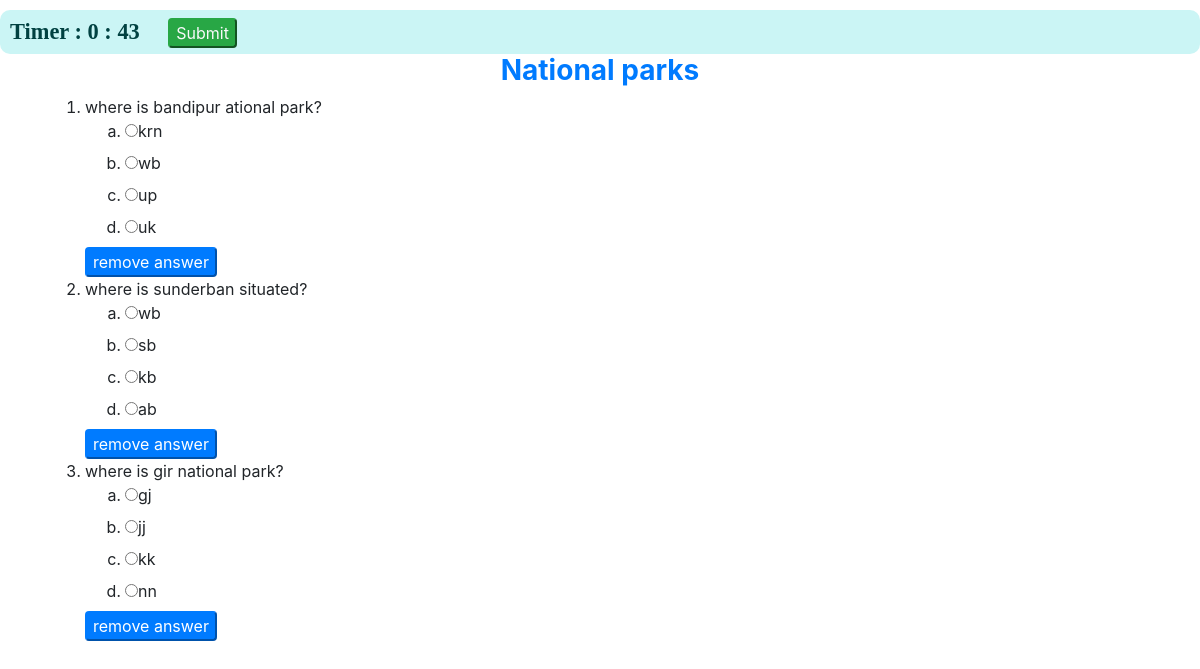
The app's page /paper/3/ (signed in) with its own data.
### home/models.py (models this page shows, shortened)
class Topic(models.Model):
    topic_name = models.CharField(max_length=30)
    dateOfUpload = models.DateTimeField(default=timezone.now)
    tTime = models.IntegerField(default=0)
    tpq=models.IntegerField(default=15)
    published = models.BooleanField(default=False)

class Questions(models.Model):
    topic = models.ForeignKey(Topic, on_delete=models.CASCADE)
    question = models.TextField()
    option1 = models.CharField(max_length=30)
    option2 = models.CharField(max_length=30)
    option3 = models.CharField(max_length=30)
    option4 = models.CharField(max_length=30)
    answer = models.CharField(max_length=30)

### paper/views.py (the view)
# urls.py: path('<int:topic_id>/', views.qPaper, name='paper'),
def qPaper(request, topic_id):
    if not request.user.is_authenticated:
        return redirect("%s?next=%s" % (settings.LOGIN_URL, request.path))
    elif len(Marksheet.objects.filter(user=request.user, topic_id=topic_id)) != 0:
        return redirect("%s/timeline" % (settings.MAIN_URL))
    else:
        t = Topic.objects.get(id=topic_id)
        que = Questions.objects.filter(topic__id=topic_id)
        if t.tTime != len(que)*t.tpq:
            t.tTime = len(que)*t.tpq
            t.save()
        return render(request, 'paper/paper.html', {'que': que, 'topic_id': topic_id, 't': t})

### paper/templates/paper/paper.html (shortened to what this page needs)
{% load static %}
<!doctype html>
<html lang="en">
<head>
    <link rel="stylesheet" href="{% static 'css/bootstrap-grid.css' %}">
    <link rel="stylesheet" href="{% static 'css/bootstrap-grid.min.css' %}">
    <link rel="stylesheet" href="{% static 'css/bootstrap-reboot.css' %}">
    <link rel="stylesheet" href="{% static 'css/bootstrap-reboot.min.css' %}">
    <link rel="stylesheet" href="{% static 'css/bootstrap.css' %}">
    <link rel="stylesheet" href="{% static 'css/bootstrap.min.css' %}">
</head>
<body>
    <div class="timer">
        <span>Timer : <span id="min">0m</span> : <span id="sec">0s</span></span>
        <input class="btn-success rounded text-light ml-4" type="button" value="Submit">
    </div>
    <div class="text-center">
        <h3 class="font-weight-bold text-primary">
            {{t.topic_name|capfirst}}
        </h3>
    </div>
    <div class="container">
        <form id="myForm" action="../paper_submit/{{topic_id}}/" method="post">
            <ol>
                {% for q in que %}
                <div>
                    <div>
                        <li>
                            {{q.question}}
                        </li>
                        <ol type="a">
                            <li>
                                <input type="radio" name="{{q.id}}" value="{{q.option1}}"><label
                                    for="{{q.option1}}">{{q.option1}}</label>
                            </li>
                            <li>
                                <input type="radio" name="{{q.id}}" value="{{q.option2}}"><label
                                    for="{{q.option2}}">{{q.option2}}</label>
                            </li>
                            <li>
                                <input type="radio" name="{{q.id}}" value="{{q.option3}}"><label
                                    for="{{q.option3}}">{{q.option3}}</label>
                            </li>
                            <li>
                                <input type="radio" name="{{q.id}}" value="{{q.option4}}"><label
                                    for="{{q.option4}}">{{q.option4}}</label>
                            </li>
                        </ol>
                        <input id={{q.id}} class="btn-primary rounded" type="button" value="remove answer">
                    </div>
                </div>
                {% endfor %}
            </ol>
        </form>
    </div>
</body>
</html>

### paper/templates/paper/paper.html (style rules this page uses)
.timer { background: rgb(203, 245, 245); position: sticky; top: 10px; right: 20px; padding: 5px 10px; border-radius: 10px; margin-bottom: 10px; }
.timer span { font-family: 'Nova Square', cursive; font-size: 1.4rem; font-weight: bold; color: #014141; }

### records on screen
Topic: topic_name "National parks"
Questions: question "where is bandipur ational park?", option1 "krn", option2 "wb", option3 "up", option4 "uk"
Questions: question "where is sunderban situated?", option1 "wb", option2 "sb", option3 "kb", option4 "ab"
Questions: question "where is gir national park?", option1 "gj", option2 "jj", option3 "kk", option4 "nn"
